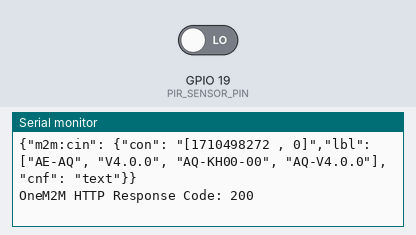
A sketch run on a simulated ESP32. Parts: the last lines printed to the serial monitor. Inputs (shaded band) come from the test bench; at power-on: GPIO 19 (PIR_SENSOR_PIN) LOW. WiFi joins after 1.5 s; servers stay silent unless stated; network time is answered at once with the bench clock; uploads are accepted with an empty reply; the local clock reads 2024-03-15 10:24:30 at power-on unless the sketch sets it.

Above: at 3.2 s.
3.3 s: GPIO 19 (PIR_SENSOR_PIN) driven HIGH
At 7.77 s:
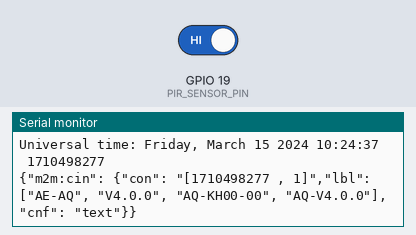
14.1 s: GPIO 19 (PIR_SENSOR_PIN) driven LOW
At 18.5 s:
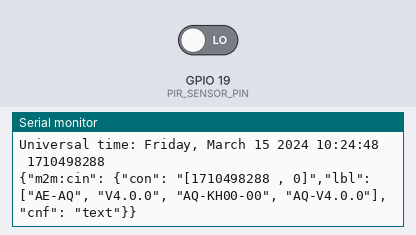
Timing chart, 0 to 20.0 s (numbered marks = the images above; inputs shaded):
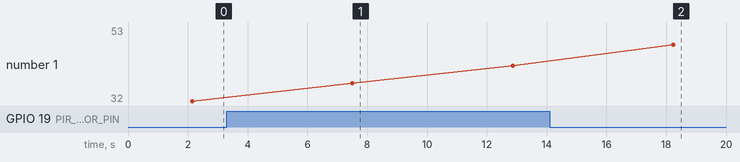

Measured:
- after the input at 3.3 s, the serial monitor: prints a new line after 4.2 s (image 1)
- after the input at 14.1 s, the serial monitor: prints a new line after 4.1 s (image 2)

The sketch:

esp_pir.ino
```cpp
#include <WiFi.h>
#include <time.h>
#include <NTPClient.h>
#include <WiFiUdp.h>
#include <HTTPClient.h>
#include <ESP32Time.h>

#define PIR_SENSOR_PIN 19
int motion = 0;

const char* ssid = "IIIT-Guest";
const char* password = "I%GR#*S@!";

#define CSE_IP      "dev-onem2m.iiit.ac.in"
#define OM2M_ORGIN    "Tue_20_12_22:Tue_20_12_22"
#define CSE_PORT    443
#define HTTPS     false
#define OM2M_MN     "/~/in-cse/in-name/"
#define OM2M_AE     "AE-AQ"
#define OM2M_NODE_ID   "AQ-KH00-00"
#define OM2M_DATA_CONT  "AQ-KH00-00/Data"
#define OM2M_DATA_LBL   "[\"AE-AQ\", \"V4.0.0\", \"AQ-KH00-00\", \"AQ-V4.0.0\"]"

WiFiClient client;
HTTPClient http;

WiFiUDP ntpUDP;
NTPClient timeClient(ntpUDP, "time.google.com");
ESP32Time rtc(0);

#define MIN_VALID_TIME 1672531200
#define MAX_VALID_TIME 2082844799

static uint64_t ntp_epoch_time = 0;

void setup() {
  Serial.begin(9600);
  pinMode(PIR_SENSOR_PIN, INPUT);
  connectToWiFi();
}

void connectToWiFi() {
  Serial.println("Connecting to WiFi");
  WiFi.begin(ssid, password);
  while (WiFi.status() != WL_CONNECTED) {
    delay(1000);
    Serial.println("Connecting...");
  }
  Serial.print("Connected to ");
  Serial.println(ssid);
  Serial.print("IP Address: ");
  Serial.println(WiFi.localIP());
  Serial.print("Mac Address :");
  Serial.println(WiFi.macAddress());
  long rssi = WiFi.RSSI();
  Serial.print("Signal strength (RSSI): ");
  Serial.println(rssi);
}

void sync_time() {
  static bool first_time = true;
  int num_tries = 5;  // Number of attempts to get valid NTP time

  // Check if the ESP32 is connected to WiFi
  if (WiFi.status() == WL_CONNECTED) {
    if (first_time == true) {
      // Initialize NTPClient only once
      timeClient.begin();
      timeClient.setTimeOffset(0);
      timeClient.update();
      first_time = false;
    }

    while (num_tries > 0) {

      // Get the obtained NTP time
      uint64_t ntp_time = timeClient.getEpochTime();
      // Serial.println(ntp_time);
      // Validate the obtained NTP time
      if (ntp_time != 0 && ntp_time >= MIN_VALID_TIME && ntp_time <= MAX_VALID_TIME) {
        // Set the RTC time using the NTP time
        rtc.setTime(ntp_time);
        ntp_epoch_time = rtc.getEpoch();
        Serial.println(ntp_epoch_time);
        if(ntp_epoch_time < 1672000000){
          sync_time();
        }
        // Print the universal time and epoch time
          Serial.print("Universal time: " + rtc.getDateTime(true) + "\t");
          Serial.println(ntp_epoch_time, DEC); // For UTC, take timeoffset as 0
          // Serial.println("");
        return;  // Exit the function after successful synchronization
      } else {
        // Invalid NTP time, reduce the number of remaining attempts
        Serial.println("Invalid NTP time, retrying...");
        num_tries--;
        delay(1000);
        Serial.println("All attempts failed, performing restarting time function ...");
        ESP.restart();
      }
    }
  }
}

void postToOneM2M() {
  if (WiFi.status() != WL_CONNECTED) {
    return;
  }

  String data = "[" + String(ntp_epoch_time) + " , " + String(motion) + "]";

  String server = "http://" + String(CSE_IP) + ":" + String(CSE_PORT) + String(OM2M_MN);

  http.begin(server + OM2M_AE + "/" + OM2M_DATA_CONT + "/");

  http.addHeader("X-M2M-Origin", OM2M_ORGIN);
  http.addHeader("Content-Type", "application/json;ty=4");
  http.addHeader("Content-Length", String(data.length()));

  String req_data = "{\"m2m:cin\": {"
                    "\"con\": \"" + data + "\","
                    "\"lbl\": " + OM2M_DATA_LBL + ","
                    "\"cnf\": \"text\""
                    "}}";

  Serial.println(req_data);
  int code = http.POST(req_data);
  http.end();
  Serial.println("OneM2M HTTP Response Code: " + String(code));
}

void loop() {
  int pirValue = digitalRead(PIR_SENSOR_PIN);
    if (WiFi.status() != WL_CONNECTED) {
    Serial.println("WiFi connection lost. Reconnecting...");
    connectToWiFi();
  }

  if (pirValue == HIGH) {
    Serial.println("Motion detected!");
    motion = pirValue;
    Serial.print("Motion value stored: ");
    Serial.println(motion);
  } else {
    Serial.println("No motion detected!");
    motion = 0;
    Serial.print("Motion value stored: ");
    Serial.println(motion);
  }
  sync_time();
  postToOneM2M();
  delay(5000);
}
```
